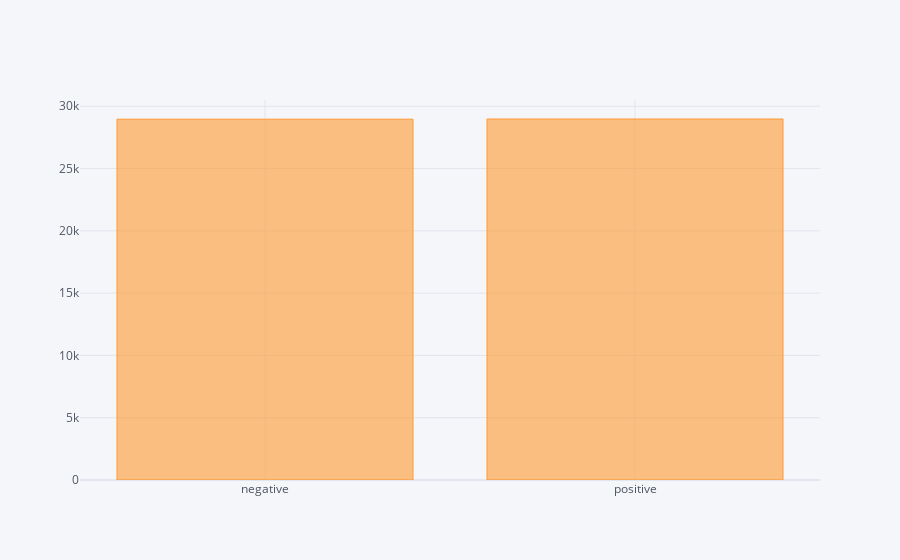

The notebook cell this image was saved under:
### Markdown cell above
## percentage comment based on their sentiment

### Code cell
data.groupby("sentiment").count().iplot(kind='bar')

### Figure 1 — Plotly figure (JSON) as saved in the notebook; plotly's stock layout.template omitted (floating-point values rounded to 4 significant figures)
{"data": [{"marker": {"color": "rgba(255, 153, 51, 0.6)", "line": {"color": "rgba(255, 153, 51, 1.0)", "width": 1}}, "name": "review", "orientation": "v", "text": "", "type": "bar", "x": ["negative", "positive"], "y": [28963, 28979]}], "layout": {"legend": {"bgcolor": "#F5F6F9", "font": {"color": "#4D5663"}}, "paper_bgcolor": "#F5F6F9", "plot_bgcolor": "#F5F6F9", "title": {"font": {"color": "#4D5663"}}, "xaxis": {"gridcolor": "#E1E5ED", "showgrid": true, "tickfont": {"color": "#4D5663"}, "title": {"font": {"color": "#4D5663"}, "text": ""}, "zerolinecolor": "#E1E5ED"}, "yaxis": {"gridcolor": "#E1E5ED", "showgrid": true, "tickfont": {"color": "#4D5663"}, "title": {"font": {"color": "#4D5663"}, "text": ""}, "zerolinecolor": "#E1E5ED"}}}
